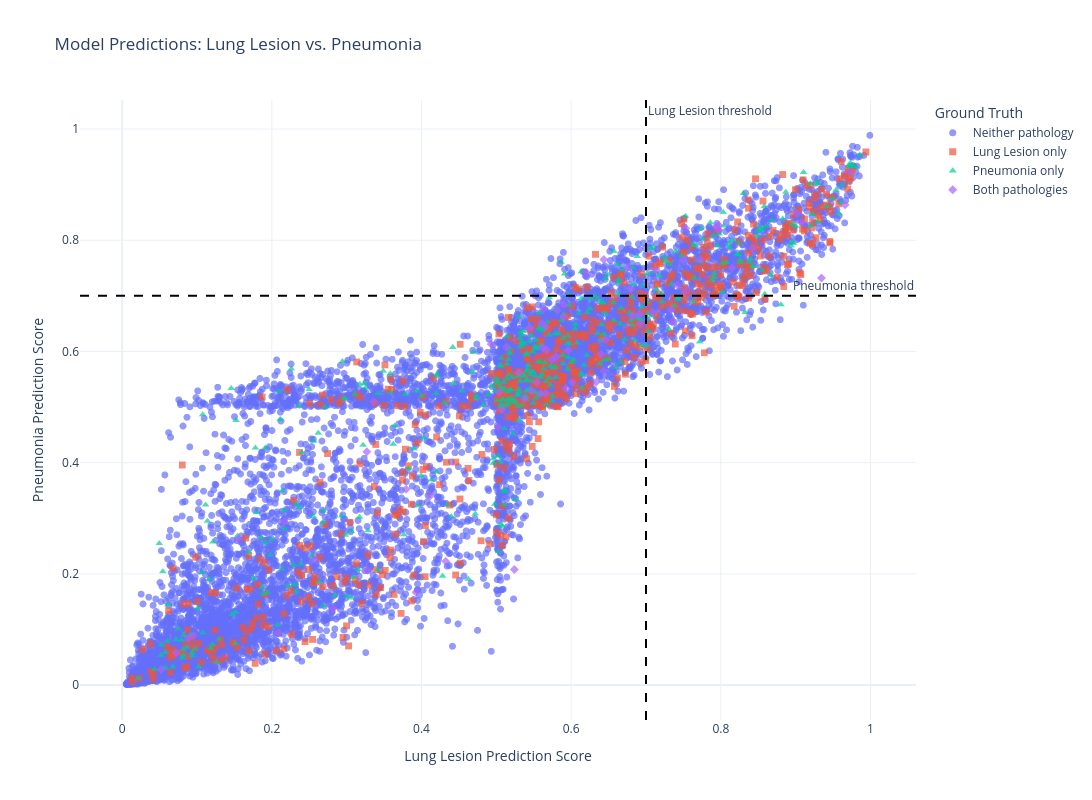

The notebook cell saved with this chart:
### Code cell
show_correlation("Lung Lesion", "Pneumonia")

### Figure 1 — Plotly figure (JSON) as saved in the notebook; plotly's stock layout.template omitted (floating-point values rounded to 4 significant figures; data arrays with more than 128 entries replaced by an {"elided": "..."} marker saying what was removed)
{"data": [{"customdata": {"elided": "8830x1 int values"}, "hovertemplate": "Actual Labels=Neither pathology<br>Lung Lesion Prediction Score=%{x}<br>Pneumonia Prediction Score=%{y}<br>Image Index=%{customdata[0]}<extra></extra>", "legendgroup": "Neither pathology", "marker": {"color": "#636EFA", "opacity": 0.7, "size": 7, "symbol": "circle"}, "mode": "markers", "name": "Neither pathology", "showlegend": true, "type": "scattergl", "x": {"elided": "8830 float values"}, "xaxis": "x", "y": {"elided": "8830 float values"}, "yaxis": "y"}, {"customdata": {"elided": "664x1 int values"}, "hovertemplate": "Actual Labels=Lung Lesion only<br>Lung Lesion Prediction Score=%{x}<br>Pneumonia Prediction Score=%{y}<br>Image Index=%{customdata[0]}<extra></extra>", "legendgroup": "Lung Lesion only", "marker": {"color": "#EF553B", "opacity": 0.7, "size": 7, "symbol": "square"}, "mode": "markers", "name": "Lung Lesion only", "showlegend": true, "type": "scattergl", "x": {"elided": "664 float values"}, "xaxis": "x", "y": {"elided": "664 float values"}, "yaxis": "y"}, {"customdata": {"elided": "434x1 int values"}, "hovertemplate": "Actual Labels=Pneumonia only<br>Lung Lesion Prediction Score=%{x}<br>Pneumonia Prediction Score=%{y}<br>Image Index=%{customdata[0]}<extra></extra>", "legendgroup": "Pneumonia only", "marker": {"color": "#00CC96", "opacity": 0.7, "size": 7, "symbol": "triangle-up"}, "mode": "markers", "name": "Pneumonia only", "showlegend": true, "type": "scattergl", "x": {"elided": "434 float values"}, "xaxis": "x", "y": {"elided": "434 float values"}, "yaxis": "y"}, {"customdata": [[224], [496], [544], [686], [777], [1089], [1113], [1253], [1262], [1478], [1693], [1756], [1860], [1980], [2083], [2131], [2220], [2311], [2671], [2892], [3137], [3165], [3299], [3404], [3498], [3648], [4036], [4580], [4664], [4686], [4818], [4881], [5024], [5034], [5066], [5382], [5424], [5484], [5504], [5749], [5789], [5821], [6007], [6206], [6260], [6356], [6367], [6386], [6449], [6997], [7119], [7231], [7236], [7285], [7312], [7553], [7744], [7821], [7853], [7891], [8055], [8109], [8550], [8796], [9009], [9053], [9244], [9262], [9721], [9732], [9785], [9862]], "hovertemplate": "Actual Labels=Both pathologies<br>Lung Lesion Prediction Score=%{x}<br>Pneumonia Prediction Score=%{y}<br>Image Index=%{customdata[0]}<extra></extra>", "legendgroup": "Both pathologies", "marker": {"color": "#AB63FA", "opacity": 0.7, "size": 7, "symbol": "diamond"}, "mode": "markers", "name": "Both pathologies", "showlegend": true, "type": "scattergl", "x": [0.4119, 0.53, 0.5024, 0.593, 0.5659, 0.1553, 0.2166, 0.4323, 0.902, 0.3926, 0.5621, 0.5136, 0.7331, 0.596, 0.5605, 0.2567, 0.3795, 0.7128, 0.7971, 0.5041, 0.6754, 0.753, 0.773, 0.5904, 0.7089, 0.7943, 0.5667, 0.05217, 0.3359, 0.797, 0.5661, 0.9661, 0.7349, 0.5898, 0.6921, 0.8425, 0.6815, 0.5449, 0.2815, 0.9086, 0.327, 0.9345, 0.3275, 0.7416, 0.0949, 0.5241, 0.5818, 0.5587, 0.8147, 0.08841, 0.7492, 0.5626, 0.6797, 0.4931, 0.6335, 0.2089, 0.6437, 0.5074, 0.6909, 0.64, 0.62, 0.9718, 0.6435, 0.6458, 0.6014, 0.07204, 0.5799, 0.7532, 0.5741, 0.5538, 0.5377, 0.5469], "xaxis": "x", "y": [0.3407, 0.5617, 0.4638, 0.5337, 0.5245, 0.2631, 0.2936, 0.2228, 0.8482, 0.1671, 0.6072, 0.6078, 0.6747, 0.602, 0.651, 0.226, 0.3523, 0.7473, 0.827, 0.5263, 0.7497, 0.8215, 0.7657, 0.6623, 0.6707, 0.8246, 0.6025, 0.02795, 0.5099, 0.819, 0.6443, 0.8636, 0.6533, 0.6843, 0.65, 0.7853, 0.6633, 0.6422, 0.1372, 0.8323, 0.4196, 0.732, 0.2071, 0.7199, 0.08921, 0.2079, 0.6741, 0.5241, 0.7498, 0.08427, 0.7645, 0.6756, 0.7118, 0.6132, 0.545, 0.09406, 0.7653, 0.4956, 0.6667, 0.5952, 0.7421, 0.923, 0.5648, 0.6212, 0.5444, 0.05801, 0.5905, 0.7083, 0.5855, 0.5445, 0.5151, 0.5294], "yaxis": "y"}], "layout": {"annotations": [{"showarrow": false, "text": "Pneumonia threshold", "x": 1, "xanchor": "right", "xref": "x domain", "y": 0.7, "yanchor": "bottom", "yref": "y"}, {"showarrow": false, "text": "Lung Lesion threshold", "x": 0.7, "xanchor": "left", "xref": "x", "y": 1, "yanchor": "top", "yref": "y domain"}], "height": 800, "legend": {"title": {"text": "Ground Truth"}, "tracegroupgap": 0}, "shapes": [{"line": {"color": "black", "dash": "dash"}, "type": "line", "x0": 0, "x1": 1, "xref": "x domain", "y0": 0.7, "y1": 0.7, "yref": "y"}, {"line": {"color": "black", "dash": "dash"}, "type": "line", "x0": 0.7, "x1": 0.7, "xref": "x", "y0": 0, "y1": 1, "yref": "y domain"}], "title": {"text": "Model Predictions: Lung Lesion vs. Pneumonia"}, "width": 1100, "xaxis": {"anchor": "y", "domain": [0, 1], "title": {"text": "Lung Lesion Prediction Score"}}, "yaxis": {"anchor": "x", "domain": [0, 1], "title": {"text": "Pneumonia Prediction Score"}}}}
